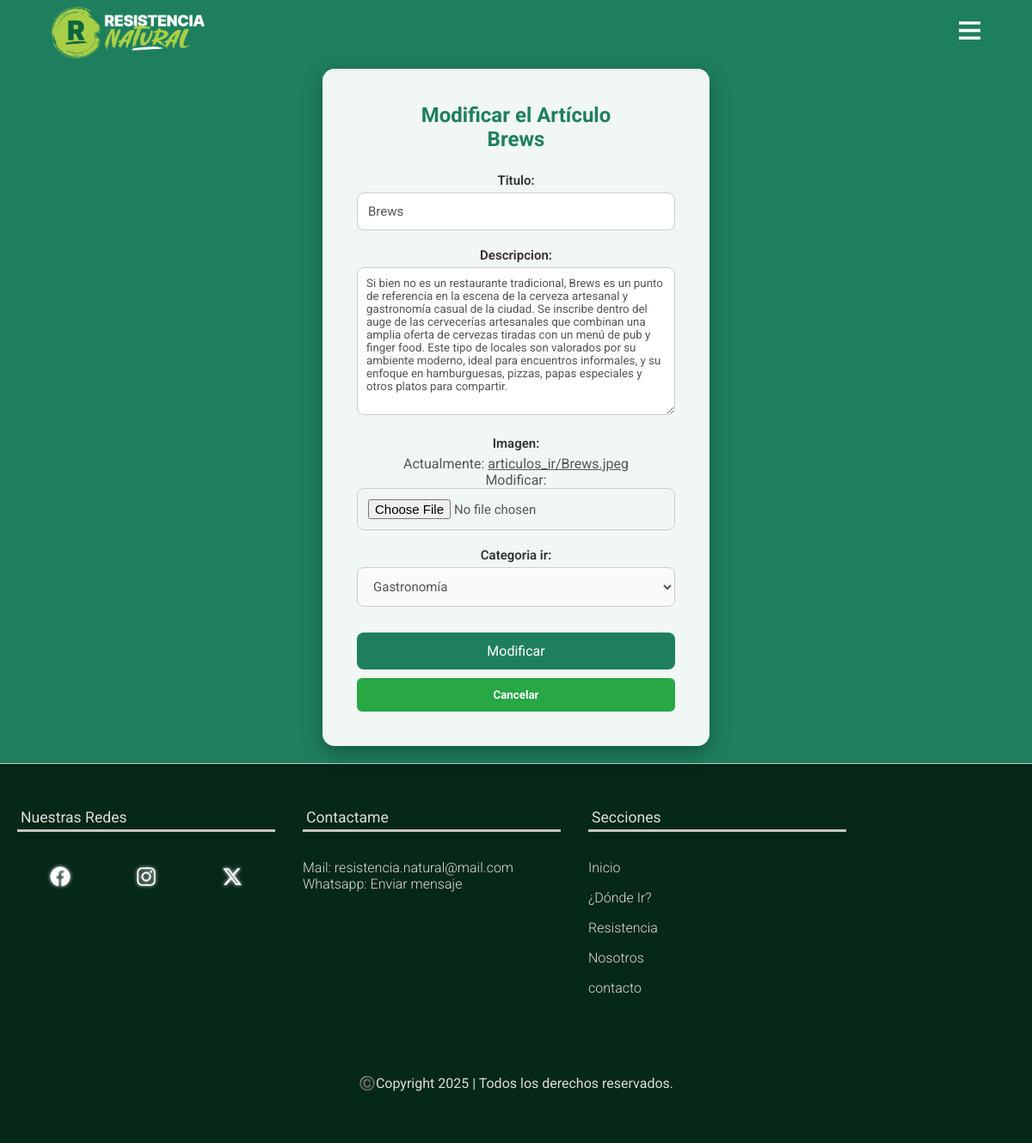
Page /donde_ir/modificar/22 on the committed database.
### apps/articulos_ir/models.py (models this page shows, shortened)
class ArticuloIr(models.Model):
	titulo = models.CharField(max_length = 50)
	descripcion = models.TextField()
	imagen = models.ImageField(upload_to = 'articulos_ir')
	categoria_ir = models.ForeignKey(CategoriaIr, on_delete = models.CASCADE, null = True)

class CategoriaIr(models.Model):
	titulo = models.CharField(max_length = 60)
	imagen = models.ImageField(upload_to = 'categorias_ir', null = True)
	def __str__(self):
		return self.titulo

### apps/articulos_ir/views.py (the view)
# urls.py: path('modificar/<int:pk>', views.Modificar_Articulo_Ir_Clase.as_view(),name = 'path_modificar_articulos_ir'),
class Modificar_Articulo_Ir_Clase(UpdateView):
    model = ArticuloIr
    template_name = 'articulos_ir/modificar_articulos_ir.html'
    context_object_name = 'articulo_ir'
    form_class = FormularioModificarArticuloIr
    success_url = reverse_lazy('articulos_ir:path_listar_articulos_ir')

### apps/articulos_ir/forms.py
class FormularioModificarArticuloIr(forms.ModelForm):
	class Meta:
		model = ArticuloIr
		fields = ['titulo','descripcion','imagen','categoria_ir']

### templates/articulos_ir/modificar_articulos_ir.html (shortened to what this page needs)
{% extends 'base.html' %}
{% load static %}
{% block contenido %}
	<div class="login-container">
		<div class="login-card">
			<h2>Modificar el Artículo <br> {{ articulo_ir.titulo }}</h2>
			<form method="POST" enctype="multipart/form-data">
				{{ form.as_p }}
				<button type="submit" class="btn-login">Modificar</button>
				<button type="button" onclick="window.history.back();" class="btn-cancel">Cancelar</button>
			</form>
		</div>
	</div>
{% endblock contenido %}

### static/css/style-general.css (style rules this page uses)
:root { --texto-primario: #dddddd; --texto-secundario: #c5c5c5; --fondo-primario: #000000; --fondo-primario-transparente: #0f092180; --fondo-secundario: #0a0c13; --color-primario: #0b6640; --color-primario-apagado: #04311e; --color-secundario: #059c5d; --color-terciario: #a8cf45; --presentacion-titulo-tamanio: 4rem; --presentacion-titulo-tamanio-grande: 3.4rem; --presentacion-descripcion-tamanio: 2.1rem; --titulo-tamanio: 3rem; --sub-titulo-tamanio: 2rem; --texto-tamanio: 1.1rem; --enlaces-tamanio: 1.2rem; --texto-peso-grueso: 700; --texto-peso-regular: 400; --texto-peso-fino: 300; }

### static/css/style-menu.css (style rules this page uses)
* { list-style: none; box-sizing: border-box; }
body { width: 100%; height: 100vh; position: relative; background-position: center center; background-repeat: no-repeat; block-size: cover; }
label { cursor: pointer; display: none; }
@media (max-width:1200px) { label { display: initial; } }

### static/css/style-carrusel.css (style rules this page uses)
* { padding: 0; margin: 0; box-sizing: border-box; }

### static/css/style-galeria.css (style rules this page uses)
* { margin: 0; padding: 0; box-sizing: border-box; }

### static/css/style-login.css (style rules this page uses)
.login-container { min-height: 100vh; display: flex; justify-content: center; align-items: center; background-color: #1e7f5f;; padding: 20px; }
.login-card { background: rgba(255, 255, 255, 0.94); padding: 40px; margin: 60px 0 0 0; width: 100%; max-width: 450px; border-radius: 14px; box-shadow: 0 8px 25px rgba(0,0,0,0.3); backdrop-filter: blur(4px); }
.login-card h2 { text-align: center; margin-bottom: 25px; color: #1e7f5f; }
.login-card form p { color: #555; margin-bottom: 20px; }
.login-card form a { color: #555; margin-bottom: 20px; }
.login-card label { font-size: 15px; font-weight: 600; margin-bottom: 5px; display: block; color: #333; }
.login-card input { color: #555; width: 100%; padding: 12px; border: 1.5px solid #ccc; border-radius: 8px; font-size: 15px; transition: 0.3s; }
.login-card textarea { color: #555; width: 100%; border-radius: 8px; border: 1px solid #ccc; cursor: pointer; padding: 10px; }
.login-card select { width: 100%; padding: 12px 14px; border-radius: 8px; border: 1px solid #ccc; font-size: 15px; background-color: #fafafa; color: #555; cursor: pointer; transition: border-color 0.3s ease; }
.login-card option { color: #555; }
.btn-login { width: 100%; padding: 12px; background: #1e7f5f; border: none; color: white; font-size: 16px; border-radius: 8px; cursor: pointer; transition: 0.3s; margin-top: 10px; }
.btn-cancel { display: block; width: 100%; text-align: center; padding: 12px; background: #28a745; color: #fff; font-weight: bold; border: none; border-radius: 6px; margin-top: 10px; text-decoration: none; transition: 0.3s; }
.login-card p { color: #444; text-align: center; margin-bottom: 20px; }

### static/css/style.css (style rules this page uses)
* { box-sizing: border-box; padding: 0; margin: 0; color: var(--texto-primario); scroll-behavior: smooth; font-family: "Roboto", sans-serif; font-style: normal; }
html { background-color: var(--fondo-primario); }
body { min-height: 100%; position: relative; }

### rows in the picture
ArticuloIr: titulo "Brews", descripcion "Si bien no es un restaurante tradicional, Brews es un punto de referencia en la escena de la cerveza artesanal y gastronomía casual de la ciudad. Se inscribe dentro del auge de las cervecerías artesanales que combinan una amplia oferta de cervezas tiradas con un menú de pub y finger food. Este tipo de locales son valorados por su ambiente moderno, ideal para encuentros informales, y su enfoque en hamburguesas, pizzas, papas especiales y otros platos para compartir.", categoria_ir "Gastronomía"
